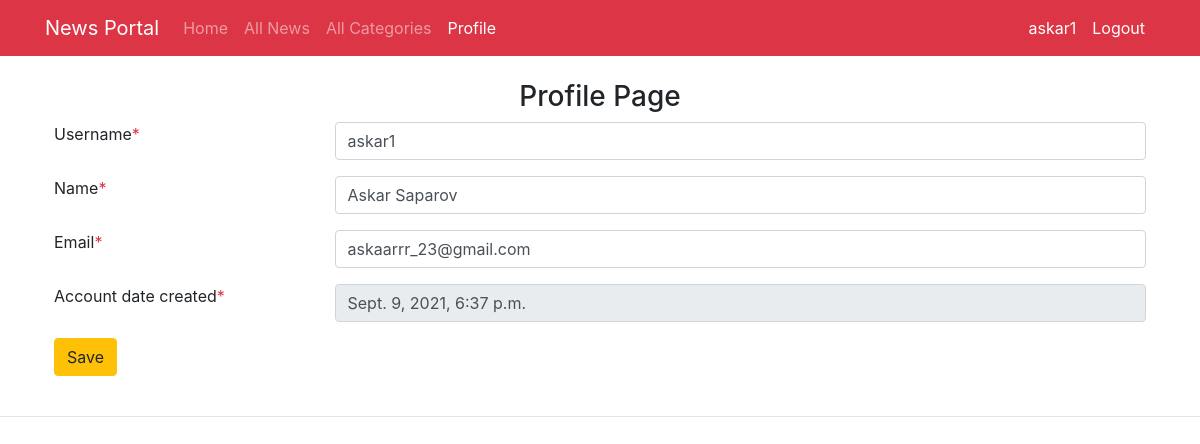
The app's page /profile/ (signed in) with its own data.
### news/models.py (models this page shows, shortened)
class Customer(models.Model):
    user = models.OneToOneField(User, null=True, blank=True, on_delete=models.CASCADE)
    name = models.CharField(max_length=200, null=True)
    email = models.CharField(max_length=200, null=True)
    date_created = models.DateTimeField(auto_now_add=True, null=True)

### news/views.py (the view, shortened to what this page needs)
# urls.py: path('profile/', profile, name='profile'),
def profile(request):
    customer = Customer.objects.get(user=request.user)
    user = User.objects.get(username=customer.user.username)
    context = {
        'user': user,
        'customer': customer,
    }
    return render(request, 'profile.html', context)

### templates/profile.html (shortened to what this page needs)
{% extends 'base.html' %}
{% block content%}
<div class="container p-4">
    <h3 class="text-center">Profile Page</h3>
    <form action="" method="post">
        <div class="form-group row">
            <label class="col-md-3">Username<span class="text-danger">*</span></label>
            <div class="col-md-9">
                <input type="text" required value="{{user.username}}" name="username" class="form-control">
            </div>
        </div>
        <div class="form-group row">
            <label class="col-md-3">Name<span class="text-danger">*</span></label>
            <div class="col-md-9">
                <input type="text" required value="{{customer.name}}" name="name" class="form-control">
            </div>
        </div>
        <div class="form-group row">
            <label class="col-md-3">Email<span class="text-danger">*</span></label>
            <div class="col-md-9">
                <input type="email" required value="{{customer.email}}" name="email" class="form-control">
            </div>
        </div>
        <div class="form-group row">
            <label class="col-md-3">Account date created<span class="text-danger">*</span></label>
            <div class="col-md-9">
                <input type="email" required value="{{customer.date_created}}" disabled name="date_created" class="form-control">
            </div>
        </div>
        <button class="btn btn-warning">Save</button>
    </form>
</div>
{% endblock %}

### templates/base.html (shortened to what this page needs)
{% load static %}
<!DOCTYPE html>
<html>
<head>
	<link rel="stylesheet" type="text/css" href="{% static 'vendor/bs4/bootstrap.min.css' %}" />
</head>
<body>
	<nav class="navbar navbar-expand-lg navbar-dark bg-danger">
		<div class="container">
		  <a class="navbar-brand" href="{% url 'home' %}">News Portal</a>
			<div class="collapse navbar-collapse" id="navbarNav">
		    <ul class="navbar-nav me-auto mb-2 mb-lg-0">
				{% if not request.user.is_staff %}
					<li class="nav-item">
			        <a class="nav-link" id="home" href="{% url 'home' %}">Home</a>
			      </li>
			      <li class="nav-item">
		        	<a class="nav-link" id="all_news" href="{% url 'all_news' %}">All News</a>
		    	  </li>
			      <li class="nav-item">
			        <a class="nav-link" id="all_category" href="{% url 'all_category' %}">All Categories</a>
			      </li>
				{% if user.is_authenticated %}
				<li class="nav-item">
			        <a class="nav-link" id="profile" href="{% url 'profile' %}">Profile</a>
				</li>
				{% endif %}
				{% endif %}
		    </ul>
		  </div>
			{% if user.is_authenticated %}
			<span class="text-white mr-3">
				{{user.username}}
			</span>
    		<span><a style="font-size: 16px; color: #fff; margin-right: 10px; text-decoration: none;" href="{% url 'logout' %}">Logout</a></span>
			{% else %}
			<span><a href="{% url 'login' %}" style="font-size: 16px; color: #fff; margin-right: 10px; text-decoration: none;">Login</a></span>
			{% endif %}
	  	</div>
    </nav>
    {% block content %}
    {% endblock %}
<hr/>
</body>
</html>

### templates/profile.html (style rules this page uses)
#profile { color: white; }

### records on screen
Customer: name "Askar Saparov", email "askaarrr_23@gmail.com", date_created "Sept. 9, 2021, 6:37 p.m."

### other values on screen
{{ user.username }} "askar1"
